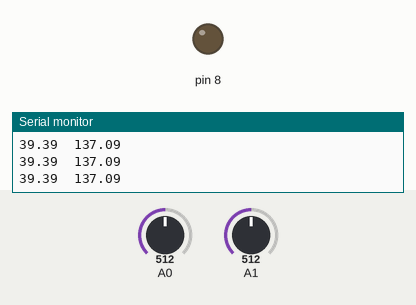
This sketch was run on a simulated Arduino Uno, built with avr-gcc and run on an emulated ATmega328P. Shown: output pins drawn as LEDs (lit = HIGH), the last lines printed to the serial monitor. The inputs (shaded band) are chosen by the test bench; at power-on: A0 = 512, A1 = 512.

Above: at 1.2 s.
1.3 s: A0 set to 152
2.8 s: A0 set to 131
At 3.4 s:
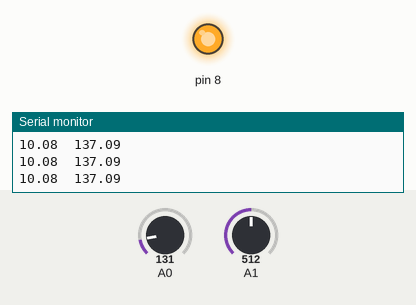
Timing chart, 0 to 5.8 s (numbered marks = the images above; inputs shaded):
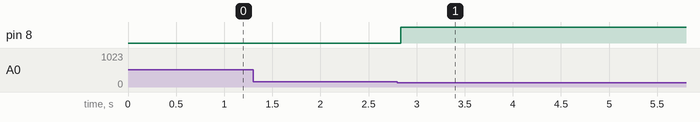

The sketch:

VoltageSensor.ino
```cpp
// VoltageSensor.ino

// analog to mV conversion
// arduino outputs 5V over the analog 1024 so we have
// 5V/1024 or 0.0049V = 4.9mV/analog unit
#define MV_TO_ANALOG	4.9

// from AttoPilot docs
// http://dlnmh9ip6v2uc.cloudfront.net/datasheets/Sensors/Current/DC%20Voltage%20and%20Current%20Sense%20PCB%20with%20Analog%20Output.pdf
#define SENSOR_180_MV_TO_VOLT	63.69
#define SENSOR_90_MV_TO_VOLT	63.69
#define SENSOR_13_MV_TO_VOLT	242.3

#define SENSOR_180_MV_TO_CURRENT	18.30
#define SENSOR_90_MV_TO_CURRENT	36.60
#define SENSOR_13_MV_TO_CURRENT	73.20

// adjust this to whatever you are comfortable with
#define LOW_LIPO_VOLTAGE		11.0


void setup() {
	pinMode(8, OUTPUT);
	digitalWrite(8, LOW);
	Serial.begin(9600);
	Serial.println("Beginning Voltage Sensor Reading");
}

void loop() {
	// get the analog output from the sensor
	float raw_V = analogRead(A0);

	// convert analog arduino units to mV units
	float raw_mV = raw_V * MV_TO_ANALOG;

	// convert mV units to sensor values for voltage
	float v_sensor = raw_mV / SENSOR_180_MV_TO_VOLT;

	// get the analog output from the sensor
	float raw_I = analogRead(A1);

	// convert analog arduino units to mV units
	float raw_i_mV = raw_I * MV_TO_ANALOG;

	// convert mV units to sensor values for current
	float i_sensor = raw_i_mV / SENSOR_180_MV_TO_CURRENT;

	// voltage is too low so sound alarm
	if(v_sensor < LOW_LIPO_VOLTAGE)
	{
		digitalWrite(8, HIGH);
	}

	Serial.print(v_sensor);
	Serial.print('\t');
	Serial.println(i_sensor);


	delay(100);
}
```

Measured:
- the behaviour switches between 143 and 142 on A0 (found by bisection; images 0 and 1)
- after the input at 2.8 s, pin 8: LOW → HIGH at once
